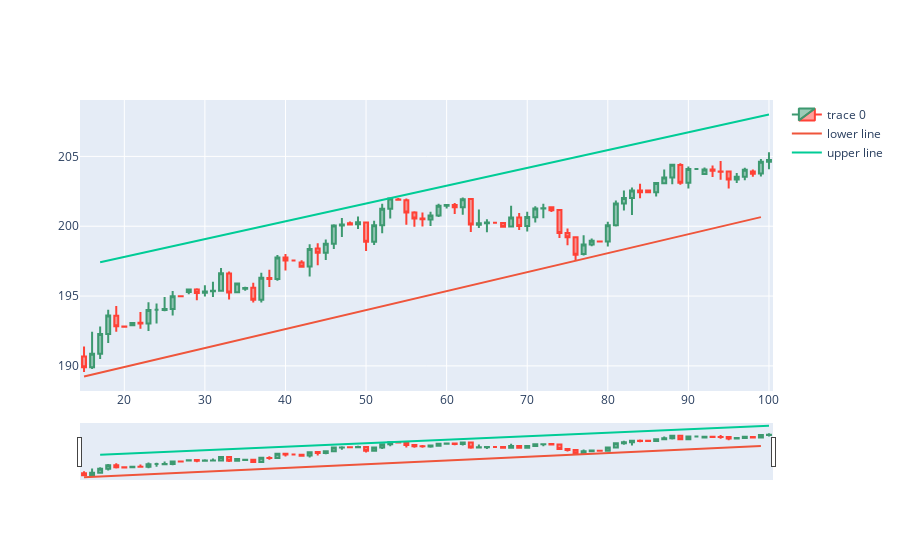
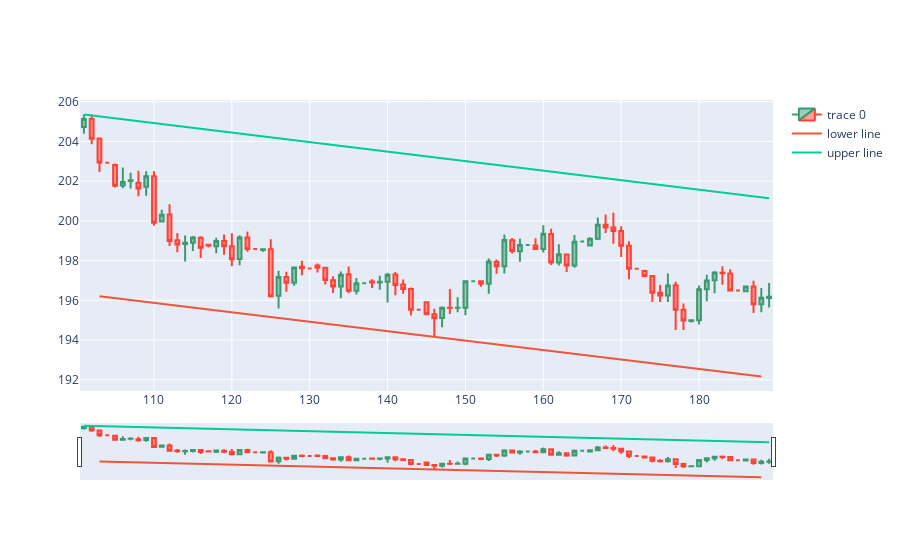
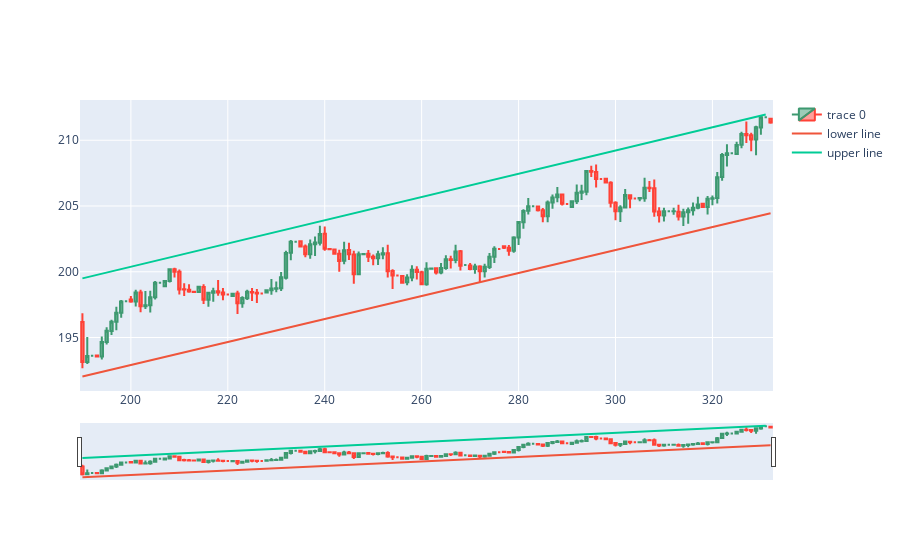
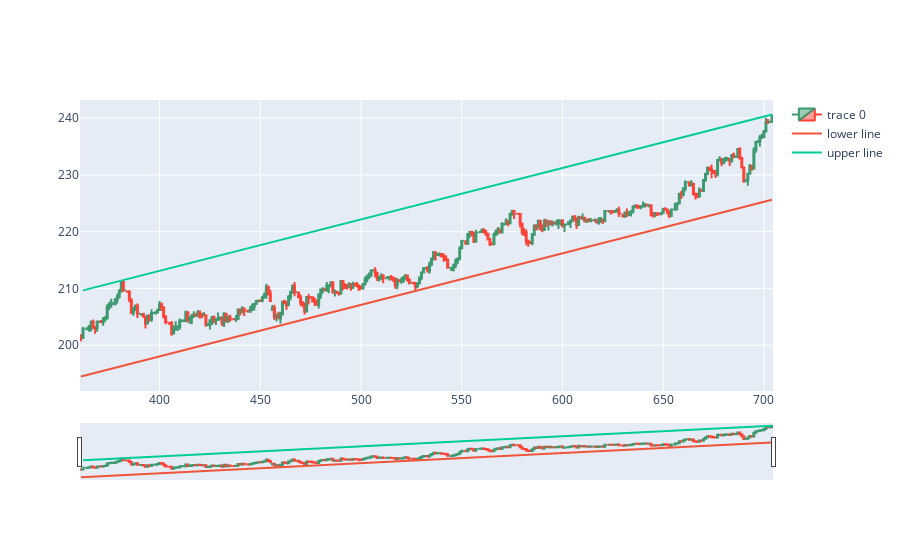

Source (notebook cell) for these figures, in order:
### Code cell
import warnings
warnings.filterwarnings('ignore')

channel_up = np.array([0]*len(df))
channel_down = np.array([0]*len(df))
u=0 #number of cahnnel up
d=0 #numbe of channel bottom
w=3
from scipy.signal import argrelextrema
for i in range(len(ts_pivots.index)-1):
    
    s=ts_pivots.index[i]
    e=ts_pivots.index[i+1]

    temp = df[s:e]

    local_min = np.array([])
    local_max = np.array([])
    max_idx = np.array([])
    min_idx = np.array([])

    for i in range(0,len(temp),w):
        local_min = np.append(local_min, temp.low.iloc[i:i+w].min())
        min_idx = np.append(min_idx, temp.low.iloc[i:i+w].idxmin())
    for i in range(0,len(temp),w):
        local_max = np.append(local_max, temp.high.iloc[i:i+w].max())
        max_idx = np.append(max_idx, temp.high.iloc[i:i+w].idxmax())

    k_min, b_min = np.polyfit(min_idx, local_min,1)
    k_max, b_max = np.polyfit(max_idx, local_max,1)

    if k_min>0 and k_max>0:
        if k_min/k_max <1.1 and k_min/k_max>0.9:
            u+=1
            channel_up[s:e]=1

            fig = go.Figure(data=[go.Candlestick(x=temp.index,
                            open=temp['open'],
                            high=temp['high'],
                            low=temp['low'],
                            close=temp['close'])])
            d_max = (df.high.iloc[max_idx] - k_max*max_idx).max()
            d_min = (df.low.iloc[min_idx] - k_min*min_idx).min()
            fig.add_trace(go.Scatter(x=min_idx, y=k_min*min_idx + d_min, mode='lines', name='lower line'))
            fig.add_trace(go.Scatter(x=max_idx, y=k_max*max_idx + d_max, mode='lines', name='upper line'))

            fig.show()
    elif k_min<0 and k_max<0:
        if k_min/k_max <1.1 and k_min/k_max>0.9:
            d+=1
            channel_down[s:e]=1

            fig = go.Figure(data=[go.Candlestick(x=temp.index,
                            open=temp['open'],
                            high=temp['high'],
                            low=temp['low'],
                            close=temp['close'])])
            d_max = (df.high.iloc[max_idx] - k_max*max_idx).max()
            d_min = (df.low.iloc[min_idx] - k_min*min_idx).min()
            fig.add_trace(go.Scatter(x=min_idx, y=k_min*min_idx + d_min, mode='lines', name='lower line'))
            fig.add_trace(go.Scatter(x=max_idx, y=k_max*max_idx + d_max, mode='lines', name='upper line'))

            fig.show()
